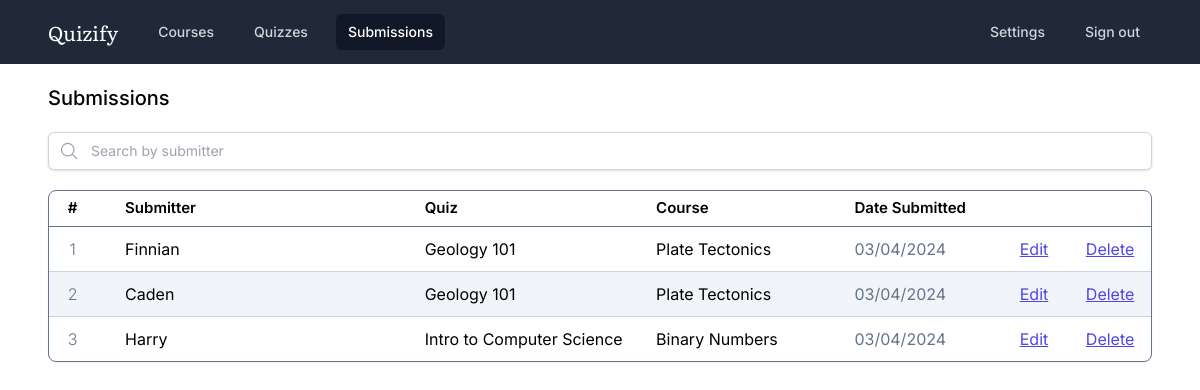
The page /submissions/index.php (signed in) on the database its author committed.
### tables this page shows
CREATE TABLE `courses` (
  `id` int(11) NOT NULL,
  `name` varchar(255) NOT NULL,
  `tutor_id` int(11) NOT NULL,
  `created_at` timestamp NOT NULL DEFAULT current_timestamp()
);

CREATE TABLE `submissions` (
  `id` int(11) NOT NULL,
  `submitter` varchar(255) NOT NULL,
  `quiz_id` int(11) NOT NULL,
  `created_at` timestamp NOT NULL DEFAULT current_timestamp()
);

CREATE TABLE `quizzes` (
  `id` int(11) NOT NULL,
  `name` varchar(255) NOT NULL,
  `code` varchar(5) NOT NULL,
  `course_id` int(11) NOT NULL,
  `created_at` timestamp NOT NULL DEFAULT current_timestamp()
);

### utils.php (called while the page is built, shortened)
<?php
function connect_to_database()
{
  $dsn = "mysql:host=localhost;dbname=quizify";
  $username = "root";
  $password = "";
  try {
    $dbh = new PDO($dsn, $username, $password);
  } catch (PDOException $exception) {
    echo $exception->getMessage();
    exit;
  }
  return $dbh;
}
function prepare_and_execute($sql, $params = [])
{
  $dbh = connect_to_database();
  $stmt = $dbh->prepare($sql);
  $stmt->execute($params);
  return $stmt;
}

### submissions/index.php (the view, shortened to what this page needs)
<?php
require "../utils.php";
$sql = "
SELECT
  s.id,
  c.name AS course_name,
  q.name AS quiz_name,
  s.submitter,
  s.created_at
FROM
  courses c,
  quizzes q,
  submissions s
WHERE
  c.tutor_id = ?
  AND c.id = q.course_id
  AND q.id = s.quiz_id
";
$stmt  = prepare_and_execute($sql, [$_SESSION["tutor_id"]]);
$submissions = $stmt->fetchAll();
?>
<!doctype html>
<html lang="en" class="overscroll-none">
<head>
  <script src="https://cdn.tailwindcss.com"></script>
</head>
<body class="min-h-screen font-['Inter']">
  <nav class="bg-gray-800 px-4">
    <div class="mx-auto max-w-7xl px-2 sm:px-6 lg:px-8">
      <div class="relative flex h-16 items-center justify-between">
        <div class="flex flex-1 items-center justify-center sm:items-stretch sm:justify-start">
          <div class="flex flex-shrink-0 items-center">
            <h1 class="text-white font-['Literata'] text-xl mr-1">Quizify</h1>
          </div>
          <div class="hidden sm:ml-6 sm:block">
            <div class="flex space-x-4">
              <a href="../courses/index.php" class="text-gray-300 hover:bg-gray-700 hover:text-white rounded-md px-3 py-2 text-sm font-medium">Courses</a>
              <a href="../quizzes/index.php" class="text-gray-300 hover:bg-gray-700 hover:text-white rounded-md px-3 py-2 text-sm font-medium">Quizzes</a>
              <a href="." class="bg-gray-900 text-white rounded-md px-3 py-2 text-sm font-medium" aria-current="page">Submissions</a>
            </div>
          </div>
        </div>
        <div class="inset-y-0 flex items-center pr-2 sm:static sm:inset-auto sm:ml-6 sm:pr-0">
          <div class="relative ml-3">
            <div class="flex space-x-4">
              <a href="../settings/index.php" class="text-gray-300 hover:bg-gray-700 hover:text-white rounded-md px-3 py-2 text-sm font-medium">Settings</a>
              <a href="../index.php" class="text-gray-300 hover:bg-gray-700 hover:text-white rounded-md px-3 py-2 text-sm font-medium">Sign out</a>
            </div>
          </div>
        </div>
      </div>
    </div>
  </nav>
  <div class="mx-auto bg-white min-h-screen px-12 pt-4">
    <div class="flex mb-4 items-center">
      <h1 class="grow text-xl font-medium">Submissions</h1>
    </div>
    <div class="flex items-center mb-5 w-full shadow rounded-md">
      <div class="pl-2.5 pr-1 block w-fit rounded-l-md border-l border-y py-2 text-gray-900 bg-white border-gray-300 placeholder:text-gray-400 focus:ring-2 focus:ring-inset focus:ring-indigo-600 sm:text-sm sm:leading-6">
        <svg xmlns="http://www.w3.org/2000/svg" fill="none" viewBox="0 0 24 24" stroke-width="1.5" stroke="currentColor" class="w-5 h-5 text-gray-400">
          <path stroke-linecap="round" stroke-linejoin="round" d="m21 21-5.197-5.197m0 0A7.5 7.5 0 1 0 5.196 5.196a7.5 7.5 0 0 0 10.607 10.607Z" />
        </svg>
      </div>
      <input type="text" id="search-input" placeholder="Search by submitter" class="px-2 block w-full rounded-r-md border-y border-r py-1.5 text-gray-900 border-gray-300 placeholder:text-gray-400 sm:text-sm sm:leading-6 outline-none">
    </div>
    <div class="w-full h-fit border border-slate-500 shadow-sm rounded-lg mb-10 overflow-hidden">
      <table class="w-full">
        <thead class="border-b border-slate-500 h-[35px] text-[15px]">
          <th class="font-semibold w-[4%] pl-1">#</th>
          <th class="font-semibold text-left w-[30%] pl-8">Submitter</th>
          <th class="font-semibold text-left w-[21%]">Quiz</th>
          <th class="font-semibold text-left w-[18%]">Course</th>
          <th class="font-semibold text-left w-[15%]">Date Submitted</th>
          <th class="font-semibold w-[6%]"></th>
          <th class="font-semibold w-[6%]"></th>
        </thead>
        <tbody class="divide-y divide-slate-300">
          <?php foreach ($submissions as $index => $submission) : ?>
            <tr class="submission h-[45px] <?= ($index % 2 == 1) ? "bg-slate-100" : ""; ?>" value="<?= $submission["submitter"] ?>">
              <td class="index text-center font-light text-slate-500 pl-1"><?= $index + 1 ?></td>
              <td class="pl-8"><?= $submission["submitter"] ?></td>
              <td><?= $submission["course_name"] ?></td>
              <td><?= $submission["quiz_name"] ?></td>
              <td class="text-slate-500">
                <?= (new DateTime($submission["created_at"]))->format('m/d/Y') ?>
              </td>
              <td>
                <a href="<?= "./edit.php?submission_id=" . $submission["id"] ?>" class="text-indigo-600 underline hover:text-indigo-500">Edit</a>
              </td>
              <td>
                <a href="#" class="text-indigo-600 underline hover:text-indigo-500">Delete</a>
              </td>
            </tr>
          <?php endforeach; ?>
        </tbody>
      </table>
    </div>
  </div>
</body>
</html>

### rows shown on the page
courses: submissions.submitter "Finnian", name "Geology 101", quizzes.name "Plate Tectonics", submissions.created_at "03/04/2024", submissions.submitter "Caden"
courses: submissions.submitter "Harry", name "Intro to Computer Science", quizzes.name "Binary Numbers", submissions.created_at "03/04/2024"
